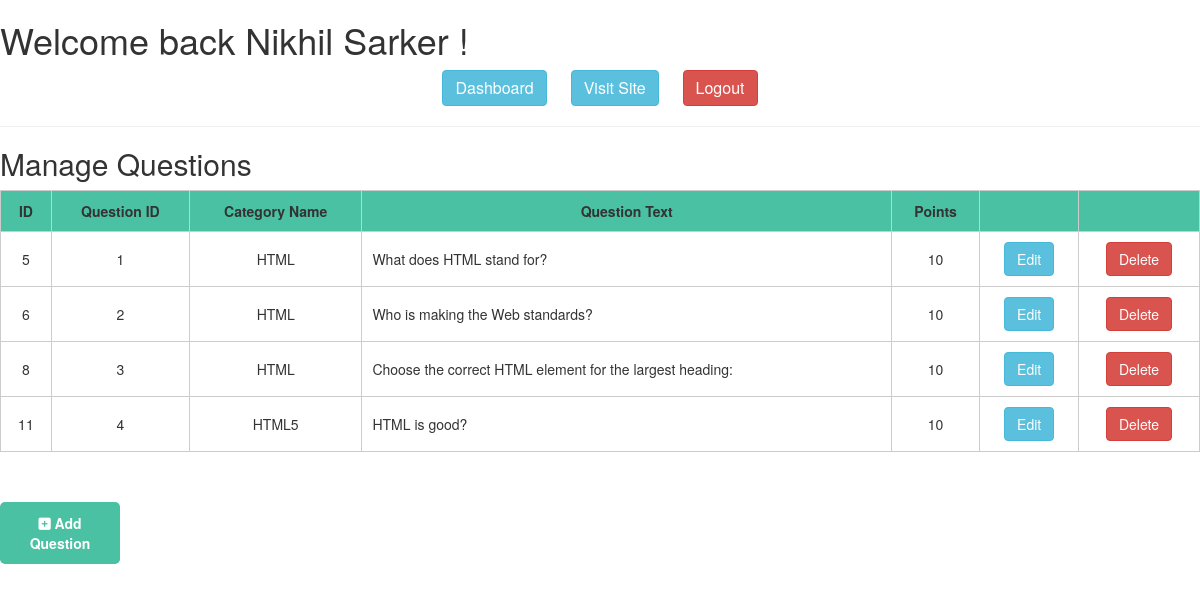
The app's page /backend/questions/questions.php (signed in) with its own data.
### tables this page shows
CREATE TABLE `users` (
  `id` int NOT NULL,
  `first_name` varchar(100) NOT NULL,
  `last_name` varchar(100) NOT NULL,
  `email` varchar(100) NOT NULL,
  `password` varchar(200) NOT NULL,
  `profile_pic` varchar(200) DEFAULT NULL,
  `bio` varchar(200) DEFAULT NULL,
  `phone_number` varchar(20) DEFAULT NULL,
  `role` varchar(10) NOT NULL,
  `description` text
);

CREATE TABLE `questions` (
  `id` int NOT NULL,
  `question_id` int NOT NULL,
  `category_name` varchar(255) NOT NULL,
  `question_text` varchar(255) NOT NULL,
  `points` int NOT NULL
);

### backend/questions/questions.php (the view, shortened to what this page needs)
<?php
require_once('../layouts/header.php');
require_once('../db_connect.php');
$checking_query = " SELECT * FROM `questions` ORDER BY question_id ASC";
$checking_query_to_db = mysqli_query($db_connect, $checking_query);
?>
<link rel="stylesheet" href="./style.css" type="text/css">
<div id="main">
  <h2>Manage Questions</h2>
  <table border="1">
    <tr>
    <th class="text-center">ID</th>
    <th class="text-center">Question ID</th>
    <th class="text-center">Category Name</th>
    <th class="text-center">Question Text</th>
    <th class="text-center">Points</th>
    <th></th>
    <th></th>
    </tr>
    <?php while ($record = mysqli_fetch_assoc($checking_query_to_db)) : ?>
      <tr>
      <td class="text-center"><?php echo $record['id']; ?></td>
      <td class="text-center"><?php echo $record['question_id'] ; ?></td>
      <td class="text-center"><?php echo  $record['category_name'] ; ?></td>
      <td class="text-left"><?php echo $record['question_text']; ?></td>
      <td class="text-center"><?php echo $record['points']; ?></td>
      <td class="text-center"><a href="questions_edit.php?id=<?= $record['id']; ?>" class=" btn btn-info">Edit</a></td>
      <td class="text-center"><button  class="delete btn btn-danger" value="<?=$record['id'];?>" >Delete</button></td>
      </tr>
    <?php endwhile; ?>
  </table>
  <p class="add_btn"><a href="questions_add.php"><i class="fas fa-plus-square"></i> Add Question</a></p>
</div>
<?php
require_once('../layouts/footer.php');
?>

### backend/layouts/header.php (shortened to what this page needs)
<?php
require_once('../db_connect.php');
$checking_query = " SELECT first_name, last_name FROM `users` ";
$checking_query_to_db = mysqli_query($db_connect, $checking_query);
$result_to_array = mysqli_fetch_assoc($checking_query_to_db);
?>
<!doctype html>
<html>
<head>
    <link rel="stylesheet" href="https://cdnjs.cloudflare.com/ajax/libs/font-awesome/6.4.0/css/all.min.css" />
  <link rel="stylesheet" href="https://maxcdn.bootstrapcdn.com/bootstrap/3.4.1/css/bootstrap.min.css">
</head>
<body>
  <h1>Welcome back <?=$result_to_array['first_name'] .' '. $result_to_array['last_name']?> !</h1>
    <p style="  text-align: center;">
      <a style="margin:0px 10px; font-size:16px;" href="../dashboard/dashboard.php" class=" btn btn-info">Dashboard</a>
      <a style="margin:0px 10px; font-size:16px;" href="../../index.php" target="_blank" class=" btn btn-info">Visit Site</a>
      <a style="margin:0px 10px; font-size:16px;" href="../admin/logout.php" class=" btn btn-danger">Logout</a>
    </p>
  <hr>

### backend/questions/style.css (style rules this page uses)
table { width: 100%; border: 1px solid #ccc; border-spacing: 0; border-collapse: collapse; }
td, th { border: 1px solid #ccc; padding: 10px; }
th { white-space: nowrap; background-color: #49c1a2; }
a { text-decoration: none; }
.add_btn { margin-top: 50px; text-align: center; }
.add_btn a { font-size: 14px; font-weight: 700; background: #49c1a2; display: block; width: 10%; padding: 10px 15px; color: #fff; cursor: pointer; border-radius: 5px; -webkit-border-radius: 5px; -moz-border-radius: 5px; -ms-border-radius: 5px; -o-border-radius: 5px; border: 1px solid transparent; text-decoration: none; }

### records on screen
users: first_name "Nikhil", last_name "Sarker"
questions: id "5", question "1", category_name "HTML", question_text "What does HTML stand for?", points "10"
questions: id "6", question "2", category_name "HTML", question_text "Who is making the Web standards?", points "10"
questions: id "8", question "3", category_name "HTML", question_text "Choose the correct HTML element for the largest heading:", points "10"
questions: id "11", question "4", category_name "HTML5", question_text "HTML is good?", points "10"
